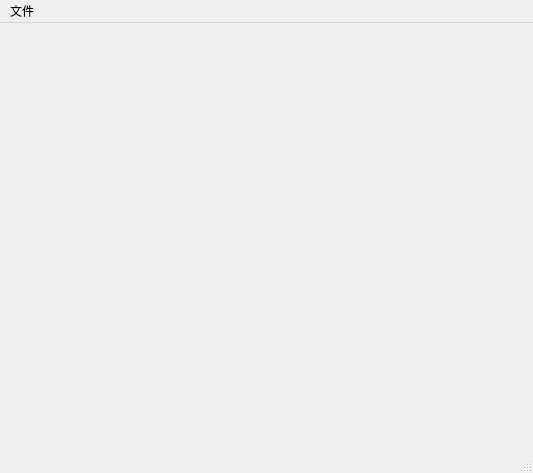
<?xml version="1.0" encoding="UTF-8"?>
<ui version="4.0">
 <class>newtemplate</class>
 <widget class="QMainWindow" name="newtemplate">
  <property name="geometry">
   <rect>
    <x>0</x>
    <y>0</y>
    <width>533</width>
    <height>473</height>
   </rect>
  </property>
  <property name="windowTitle">
   <string>MainWindow</string>
  </property>
  <widget class="QWidget" name="centralwidget"/>
  <widget class="QMenuBar" name="menubar">
   <property name="geometry">
    <rect>
     <x>0</x>
     <y>0</y>
     <width>533</width>
     <height>21</height>
    </rect>
   </property>
   <widget class="QMenu" name="menu">
    <property name="title">
     <string>文件</string>
    </property>
    <widget class="QMenu" name="menu_2">
     <property name="title">
      <string>新建模板</string>
     </property>
     <widget class="QMenu" name="menucommunicate">
      <property name="title">
       <string>通信</string>
      </property>
      <addaction name="m_action_TCP"/>
      <addaction name="m_action_UDP"/>
      <addaction name="m_action_serialport"/>
     </widget>
     <addaction name="menucommunicate"/>
     <addaction name="separator"/>
     <addaction name="m_action_filter"/>
     <addaction name="separator"/>
     <addaction name="m_action_save"/>
     <addaction name="separator"/>
     <addaction name="m_action_plot"/>
     <addaction name="separator"/>
     <addaction name="m_action_impedance"/>
     <addaction name="separator"/>
     <addaction name="m_action_other"/>
    </widget>
    <addaction name="menu_2"/>
   </widget>
   <addaction name="menu"/>
  </widget>
  <widget class="QStatusBar" name="statusbar"/>
  <action name="m_action_filter">
   <property name="text">
    <string>滤波</string>
   </property>
  </action>
  <action name="m_action_save">
   <property name="text">
    <string>保存</string>
   </property>
  </action>
  <action name="m_action_plot">
   <property name="text">
    <string>绘图</string>
   </property>
  </action>
  <action name="m_action_impedance">
   <property name="text">
    <string>阻抗</string>
   </property>
  </action>
  <action name="m_action_other">
   <property name="text">
    <string>其他</string>
   </property>
  </action>
  <action name="m_action_TCP">
   <property name="text">
    <string>TCP</string>
   </property>
  </action>
  <action name="m_action_UDP">
   <property name="text">
    <string>UDP</string>
   </property>
  </action>
  <action name="m_action_serialport">
   <property name="text">
    <string>串口</string>
   </property>
  </action>
 </widget>
 <resources/>
 <connections/>
</ui>
